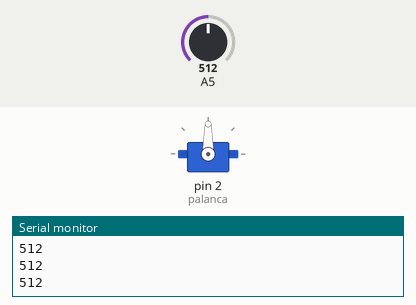
Recording of a sketch running on a simulated Arduino Uno, built with avr-gcc and run on an emulated ATmega328P. Parts: servo, the last lines printed to the serial monitor. The test bench sets the inputs (shaded band); at power-on: A5 = 512.

Above: at 1.2 s.
1.3 s: A5 set to 716
At 2.8 s:
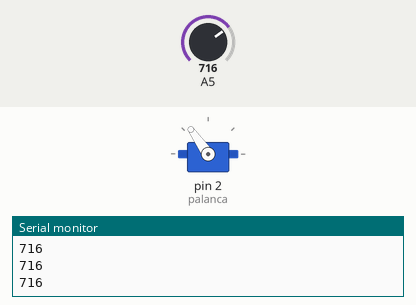
3.5 s: A5 set to 900
At 4.4 s:
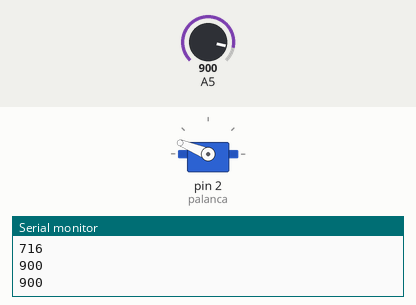
5.5 s: A5 set to 1023
At 7.2 s:
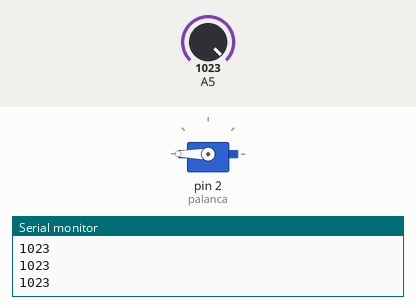
7.5 s: A5 set to 306
At 8.8 s:
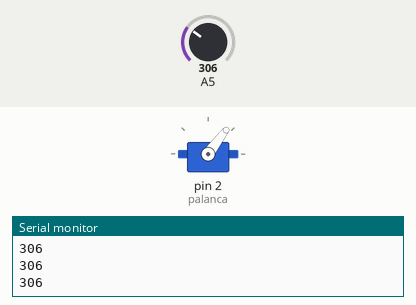
9.5 s: A5 set to 122
At 10.4 s:
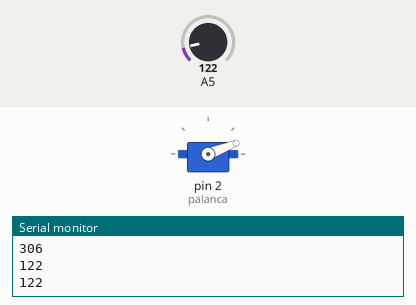
11.5 s: A5 set to 0
At 13.2 s:
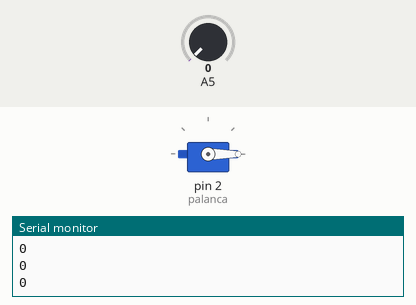
Timing chart, 0 to 14.5 s (numbered marks = the images above; inputs shaded):
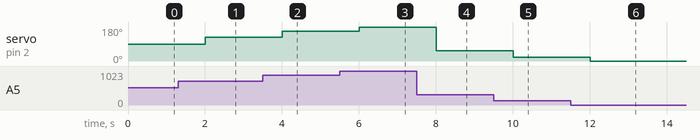

The sketch:

Codigo_1.ino
```cpp
#include <Servo.h>
Servo palanca;

int grados;


void setup()
{
  Serial.begin(9600);
  palanca.attach(2);
}

void loop()
{
  grados= map (analogRead(A5), 0,1023,0,180);
  Serial.println(analogRead(A5));
  delay(500);
  palanca.write(grados);
}
```

Measured:
- after the input at 1.3 s, servo on pin 2 (palanca): 90° → 125° after 0.70 s
- after the input at 3.5 s, servo on pin 2 (palanca): 125° → 158° after 0.50 s
- after the input at 5.5 s, servo on pin 2 (palanca): 158° → 180° after 0.51 s
- after the input at 7.5 s, servo on pin 2 (palanca): 180° → 53° after 0.51 s
- after the input at 9.5 s, servo on pin 2 (palanca): 53° → 21° after 0.51 s
- after the input at 11.5 s, servo on pin 2 (palanca): 21° → 0° after 0.51 s
